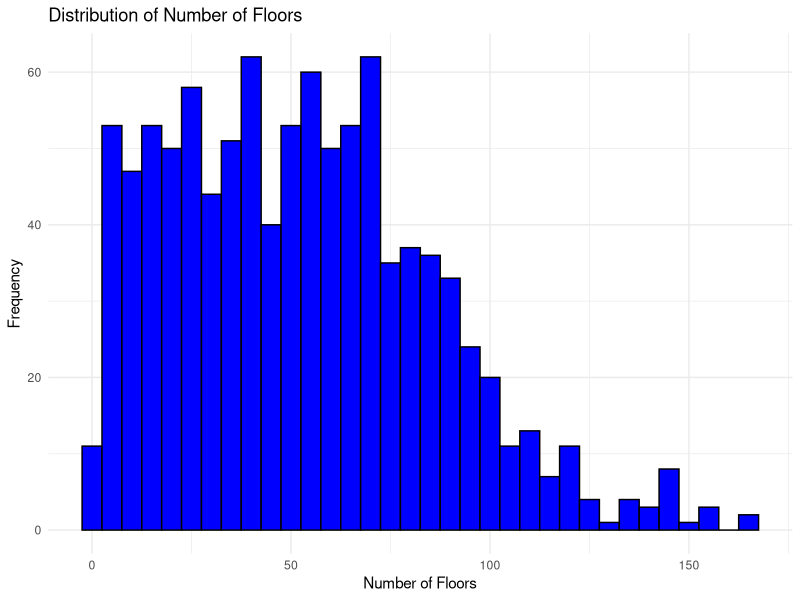
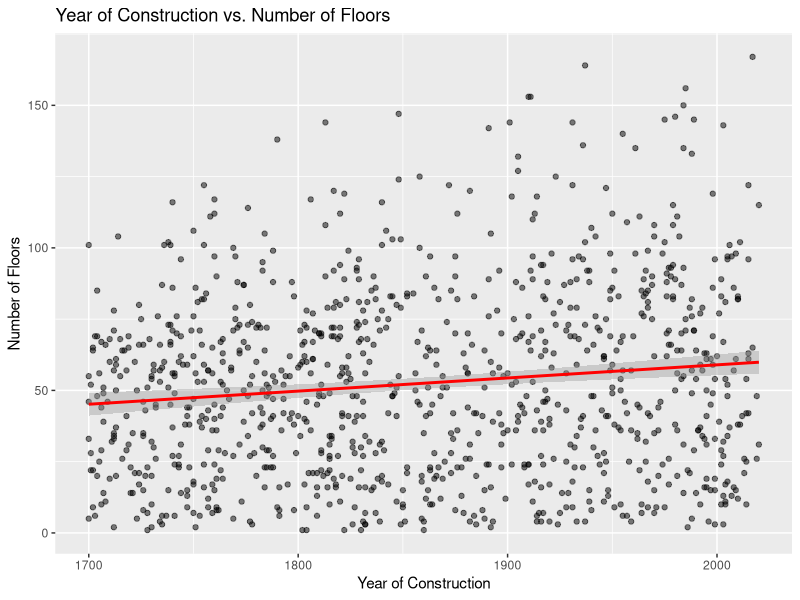
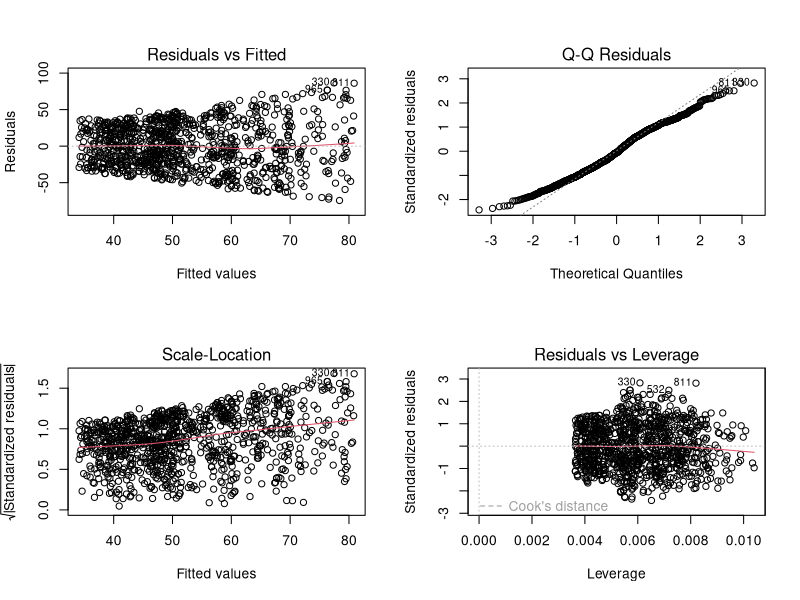
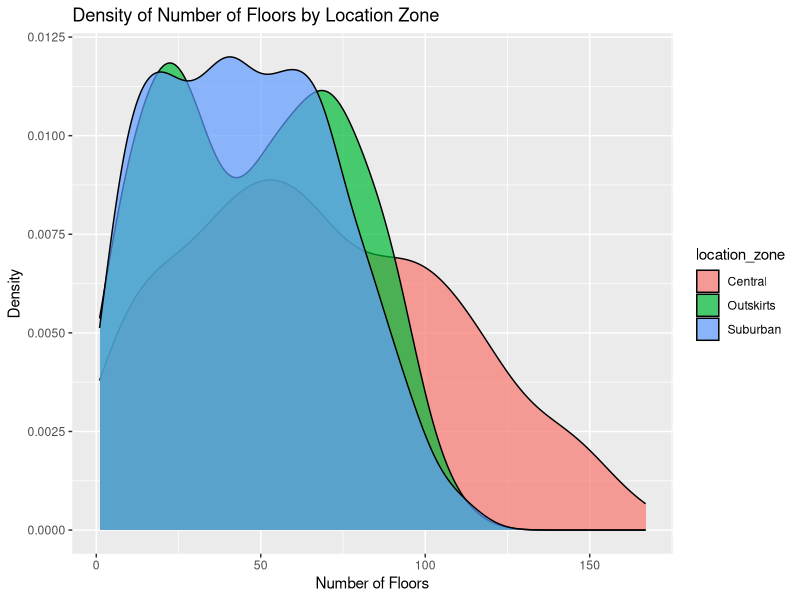

R code for these plots, in order:
## ---- chunk 1

if (!require("ggplot2")) install.packages("ggplot2")
if (!require("dplyr")) install.packages("dplyr")
if (!require("car")) install.packages("car")

library(ggplot2)
library(dplyr)
library(car)
## ---- chunk 2
set.seed(1) 

n <- 1000 

year_of_construction <- sample(1700:2020, n, replace = TRUE)
location_zone <- sample(c("Central", "Suburban", "Outskirts"), n, replace = TRUE, prob = c(0.3, 0.5, 0.2))
building_type <- sample(c("Residential", "Commercial", "Mixed-use"), n, replace = TRUE)


number_of_floors <- round(runif(n, min = 1, max = 100) * 
                            (year_of_construction / 2020)^2 * 
                            (ifelse(location_zone == "Central", 1.5, 1)) * 
                            (ifelse(building_type == "Commercial", 1.2, 1)) 
                          )


buildings_df <- data.frame(year_of_construction, location_zone, building_type, number_of_floors)







# 1. Summary Statistics of Number of Floors
summary(buildings_df$number_of_floors)

# 2. Distribution of Number of Floors
ggplot(buildings_df, aes(x = number_of_floors)) +
  geom_histogram(binwidth = 5, fill = "blue", color = "black") +
  theme_minimal() +
  labs(title = "Distribution of Number of Floors", x = "Number of Floors", y = "Frequency")

# 3. Year of Construction vs. Number of Floors
cor(buildings_df$year_of_construction, buildings_df$number_of_floors, use = "complete.obs")
ggplot(buildings_df, aes(x = year_of_construction, y = number_of_floors)) +
  geom_point(alpha = 0.5) +
  geom_smooth(method = "lm", color = "red") +
  labs(title = "Year of Construction vs. Number of Floors", x = "Year of Construction", y = "Number of Floors")

# 4. Effect of Location Zone on Number of Floors
anova_zone <- aov(number_of_floors ~ location_zone, data = buildings_df)
summary(anova_zone)

# 5. Effect of Building Type on Number of Floors
anova_type <- aov(number_of_floors ~ building_type, data = buildings_df)
summary(anova_type)

# 6. Linear Regression Analysis
lmModel <- lm(number_of_floors ~ year_of_construction + location_zone + building_type, data = buildings_df)
summary(lmModel)

# 7. Interaction Effects
lmModel_interactions <- lm(number_of_floors ~ year_of_construction * location_zone + building_type, data = buildings_df)
summary(lmModel_interactions)

# 8. Model Diagnostics
par(mfrow = c(2, 2))
plot(lmModel)

# 9. Predictive Accuracy
# Splitting the dataset into training (80%) and testing (20%) sets
set.seed(123)
training_indices <- sample(1:nrow(buildings_df), 0.8 * nrow(buildings_df))
training_data <- buildings_df[training_indices, ]
testing_data <- buildings_df[-training_indices, ]

lmModel_train <- lm(number_of_floors ~ year_of_construction + location_zone + building_type, data = training_data)
predicted_floors <- predict(lmModel_train, newdata = testing_data)

# Calculate Mean Squared Error (MSE)
mse <- mean((testing_data$number_of_floors - predicted_floors)^2)
print(paste("Mean Squared Error:", mse))

# 10. Density Plots by Category (Location Zone)
ggplot(buildings_df, aes(x = number_of_floors, fill = location_zone)) +
  geom_density(alpha = 0.7) +
  labs(title = "Density of Number of Floors by Location Zone", x = "Number of Floors", y = "Density")

